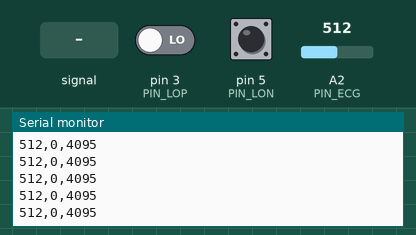
Simulated run of this sketch. Board: Arduino Uno, built with avr-gcc and run on an emulated ATmega328P. Parts: the last lines printed to the serial monitor. The test bench sets the inputs (shaded band); at power-on: A2 (PIN_ECG) = 512, pin 3 (PIN_LOP) LOW, pin 5 (PIN_LON) LOW.

Above: at 1.2 s.
1.3 s: A2 (PIN_ECG) fed a 200 Hz sine of ±81 counts around its level
At 1.9 s:
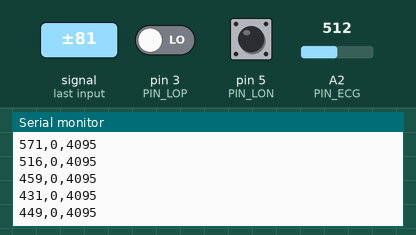
2.8 s: A2 (PIN_ECG) set to 716
At 3.4 s:
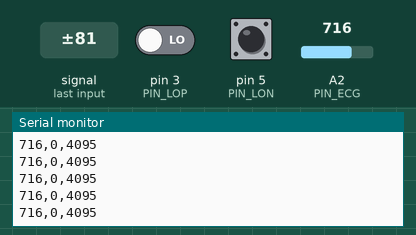
4.3 s: pin 3 (PIN_LOP) driven HIGH
5.8 s: pin 3 (PIN_LOP) driven LOW and pin 5 (PIN_LON) driven HIGH
8.8 s: pin 5 (PIN_LON) pulsed LOW 2 times (0.12 s each, 0.3 s apart)
Timing chart, 0 to 11.8 s (numbered marks = the images above; inputs shaded):
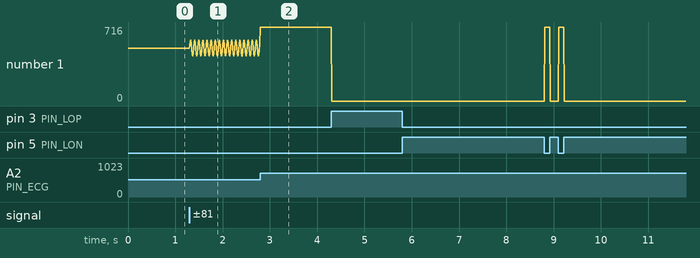

The sketch:

test-ecg.ino
```cpp
// ===============================
// CONFIGURACIÓN DE PINES
// ===============================
const int PIN_ECG = 2;
const int PIN_LOP = 3;
const int PIN_LON = 5;

// ===============================
// SETUP
// ===============================
void setup() {

  Serial.begin(115200);

  pinMode(PIN_ECG, INPUT);
  pinMode(PIN_LOP, INPUT);
  pinMode(PIN_LON, INPUT);
}

// ===============================
// LOOP PRINCIPAL
// ===============================
void loop() {

  // Leer señal ECG
  int ecg = analogRead(PIN_ECG);

  // Verificar si los electrodos están desconectados
  if (digitalRead(PIN_LOP) == HIGH || digitalRead(PIN_LON) == HIGH) {

    // Señal en 0 si están desconectados
    Serial.println("0,0,4095");

  } else {

    // Salida para Serial Plotter
    // ECG , LIMITE_MIN , LIMITE_MAX
    Serial.print(ecg);
    Serial.print(",");
    Serial.print(0);      // límite inferior
    Serial.print(",");
    Serial.println(4095); // límite superior
  }

  delay(10);
}
```

Measured:
- after the input at 1.3 s, the serial monitor: prints a new line at once (image 1)
- plotted number 1: 512 → 550 after the input at 1.3 s
